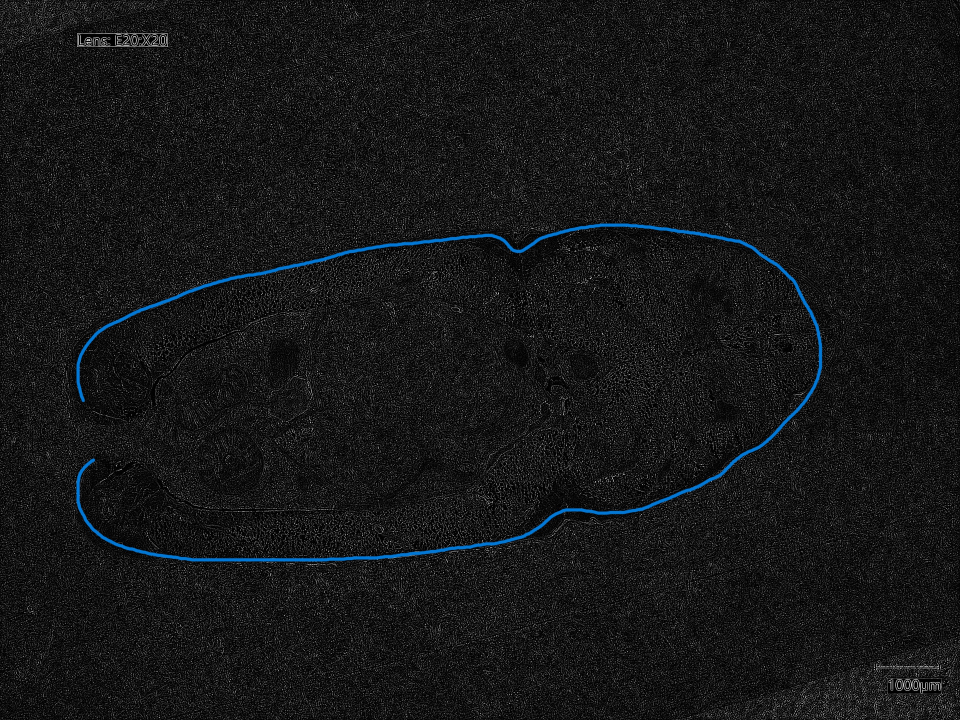
#> input picture dynamic2.jpg, 2880 x 2160 px (shown at 1/3 size)
$ python -i function.py   (imports and definitions only)   (older library calls are emulated)
#> lines starting #> are read from the running program, lines starting #| are printed output that depends on the picture; after the words box and inside, x2 and y2 are one past the last pixel; in counts of white or black regions, pixels touching at a corner belong together
import cv2
from matplotlib import pyplot as plt
import numpy as np
from database import LUT_control_points, Filepath

# [48 lines left out: function extract_yellow_area, not called in this run]


def remove_dark_spots(image):
    """
    移除图像中的黑色斑点

    参数:
    image: 输入图像，应为BGR格式

    返回:
    spots_removed: 去除黑色斑点后的图像
    """

    # 将图像从RGB转换为Lab颜色空间
    lab = cv2.cvtColor(image, cv2.COLOR_RGB2Lab)
#> lab: shape (2160, 2880, 3); mean of channels 0, 1, 2 23.3, 128.1, 127.5

    # 定义一个用于黑色的颜色范围，用于创建黑色斑点的掩码
    lower_black = np.array([0, 0, 0])
    upper_black = np.array([80, 255, 255])  # 亮度值80是任意选择的，可能需要调整

    # 创建一个掩码，只选择图像的黑色区域
    mask = cv2.inRange(lab, lower_black, upper_black)
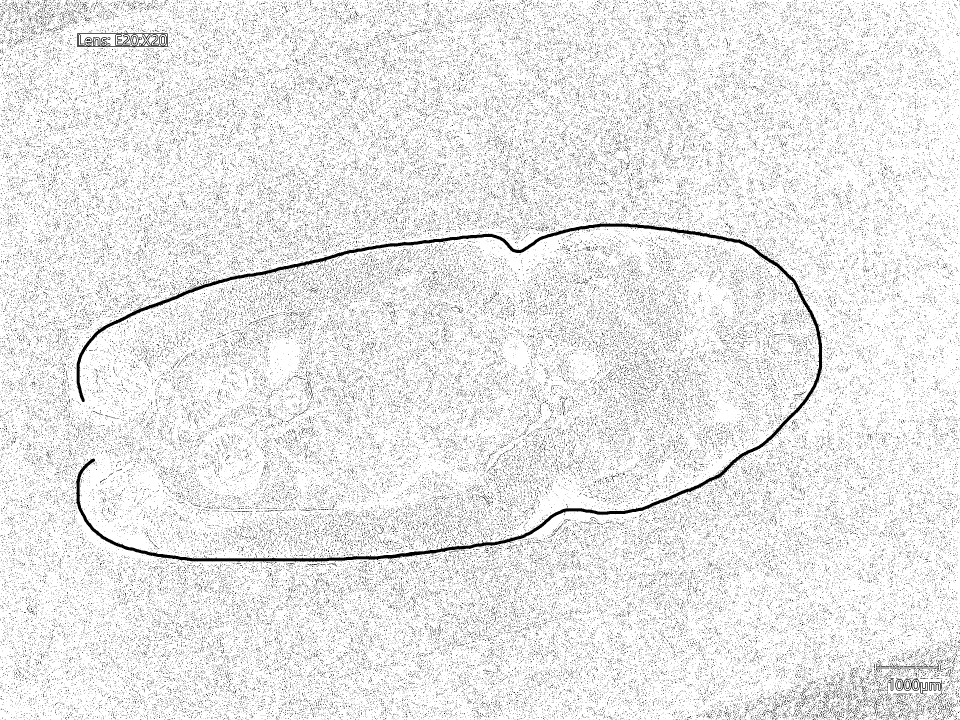
#> mask: shape (2160, 2880) (shown at 1/3 size); 91% white; black in thin lines or dots

    # 对掩码应用形态学闭运算，以减少掩码中的黑色斑点
    kernel = np.ones((3, 3), np.uint8)  # 核大小是任意选择的，可能需要调整
    closing = cv2.morphologyEx(mask, cv2.MORPH_CLOSE, kernel)
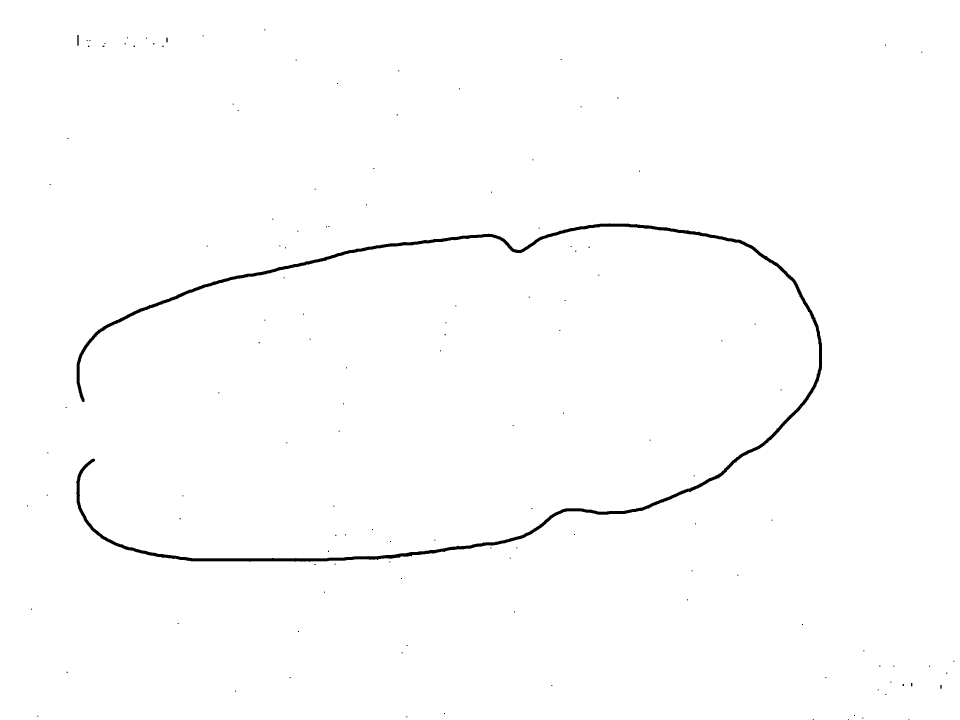
#> closing: shape (2160, 2880) (shown at 1/3 size); 99.2% white; 132 black regions (125 under 20 px), largest, box (x1, y1, x2, y2) and area: (228, 670, 2466, 1685) 50277, (232, 105, 236, 137) 128, (499, 113, 503, 127) 56

    # 反转闭运算掩码
    inverse_mask = cv2.bitwise_not(closing)
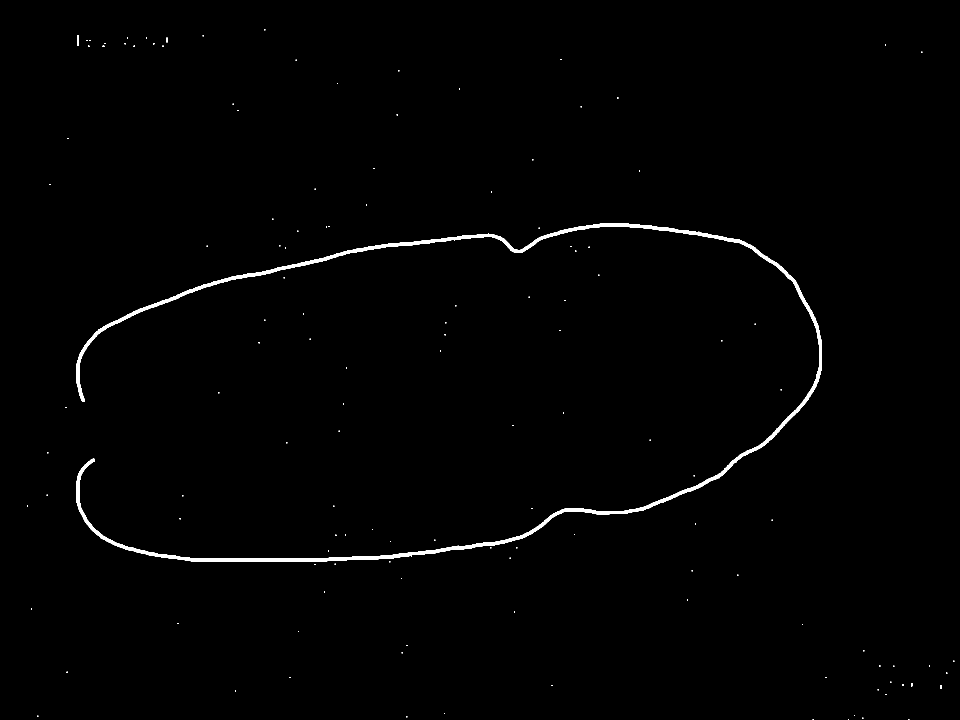
#> inverse_mask: shape (2160, 2880) (shown at 1/3 size); 0.83% white; 132 white regions (125 under 20 px), largest, box (x1, y1, x2, y2) and area: (228, 670, 2466, 1685) 50277, (232, 105, 236, 137) 128, (499, 113, 503, 127) 56

    # 确保反转掩码是一个与原始图像一样的3通道图像
    inverse_mask_3channel = cv2.cvtColor(inverse_mask, cv2.COLOR_GRAY2BGR)

    # 使用反转掩码将原始图像中的黑色斑点设置为白色
    spots_removed = cv2.bitwise_or(image, cv2.bitwise_not(inverse_mask_3channel))

    # 将图像转换回RGB格式
    #spots_removed = cv2.cvtColor(spots_removed, cv2.COLOR_BGR2RGB)
    return spots_removed

# [73 lines left out: functions canny, lapliacian, enhance_with_LUT, fingerprint, not called in this run]

>>> import cv2
>>> picture = cv2.cvtColor(cv2.imread('dynamic2.jpg'), cv2.COLOR_BGR2RGB)
>>> result = remove_dark_spots(picture)
